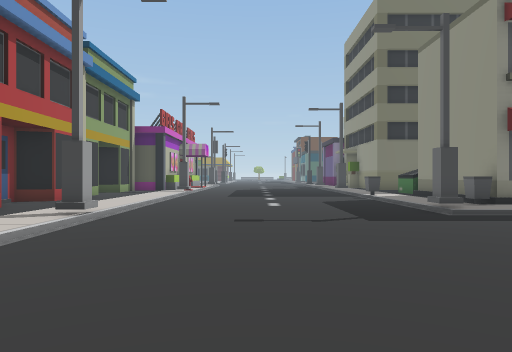
View 1 (above)

17 first-person views from a walk through a scene from a Unity 3-D project. The camera is 1.4 m above the floor, looks level and sees 70° across. The floor is counted in squares, 2 m on a side. Each view is taken from the middle of a square. On the plan, view 1 faces up. The plan holds only what a view shows up to about 11 squares ahead; the rest is blank. The place goes on beyond the plan. The player character is not drawn. Some animated figures are left out.

View 2
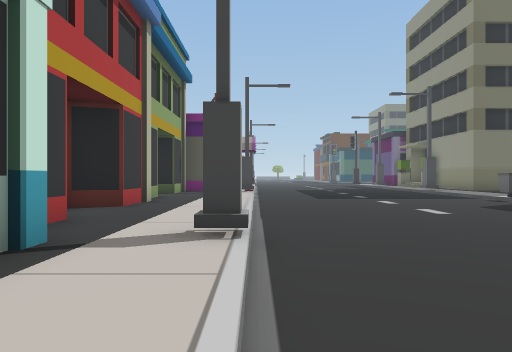

View 3
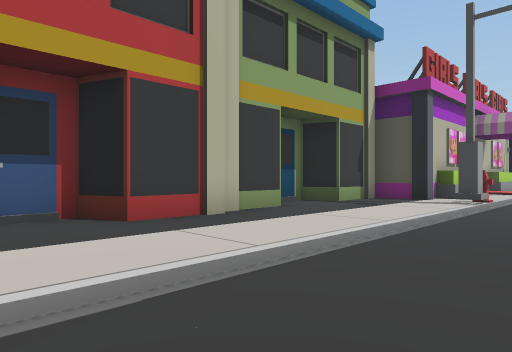

View 4
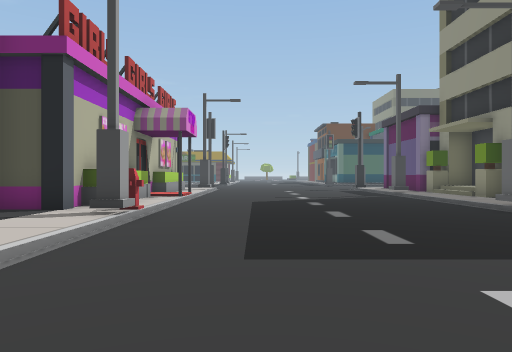

View 5
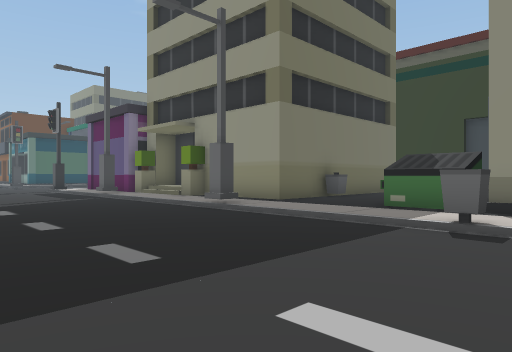

View 6
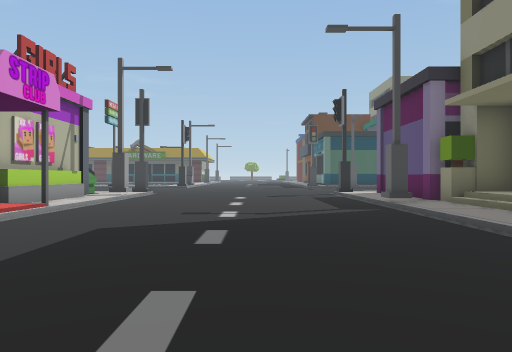

View 7
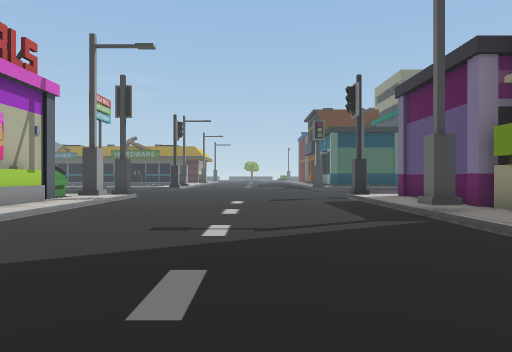

View 8
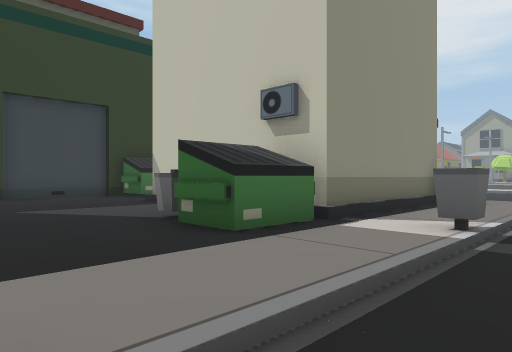

View 9
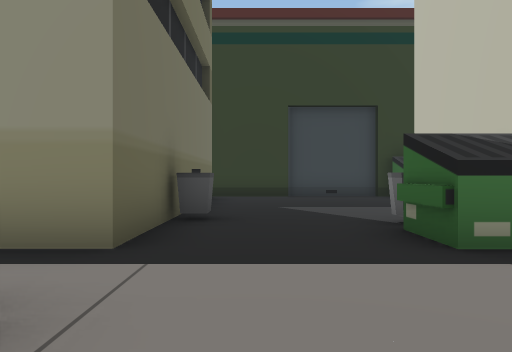

View 10
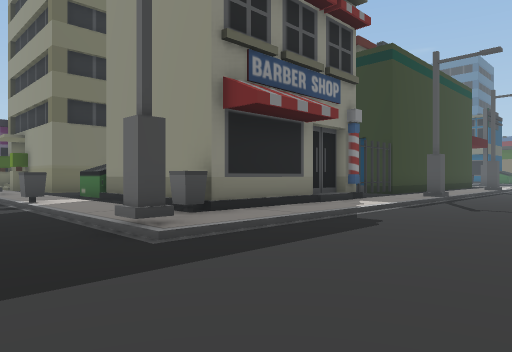

View 11
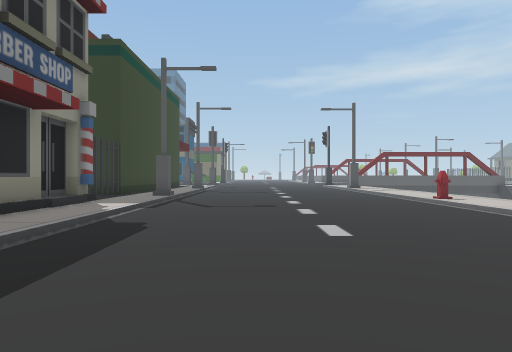

View 12
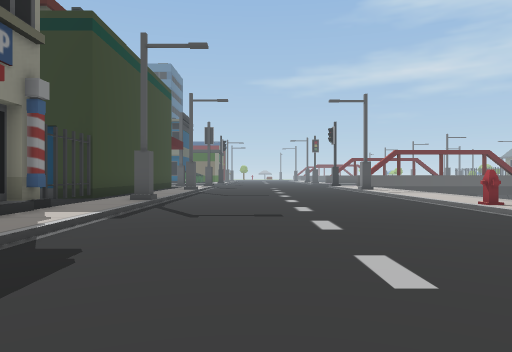

View 13
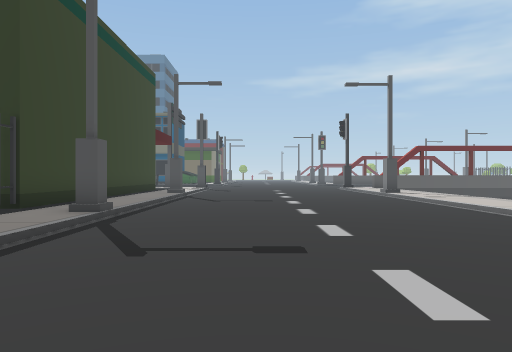

View 14
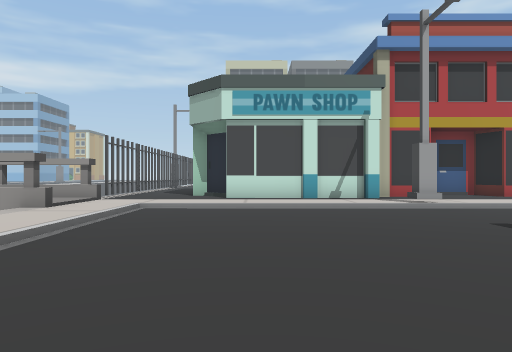

View 15
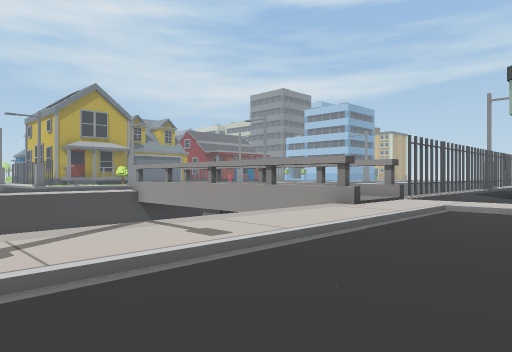

View 16
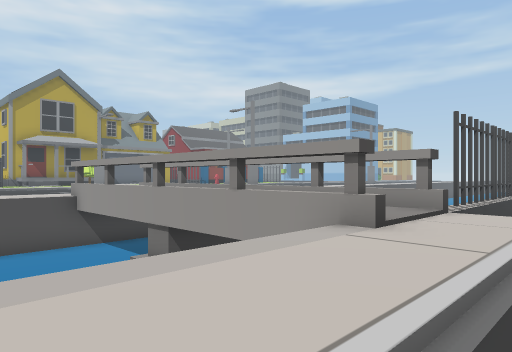

View 17
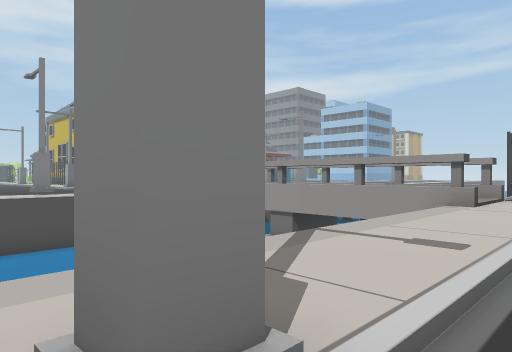

### Floor plan
Key: @ floor where view 1 was taken; # wall or solid block; x gap in a wall; . main floor; : floor 0.25 m higher than the main floor; / step, stairs or slope; v drop or lower ground; B bin; U building; H hydrant; M dumpster.
Columns run from 7 left of view 1 to 18 right of it. Each row starts with its distance up from view 1.
 29  MM:/....../:#
 28  MM:#....../:#
 27   #U/....../:#
 26   #U/....../:#
 25   #U/......#:U
 24   #U/......//
 23     /......//
 22    U/....../:U
 21    U/....../:#
 20   #U/....../:#
 19   #U/....../:#
 18  ##:H......#:##B####:#
 17  #::#....../:::::::::#
 16 ##::/....../:::::::::#
 15 #:::/....../:MBB:::::#
 14  :::/....../:MM :::::#
 13  #::/......B:##  ##:M#
 12  #::/....../:#      M#
 11  #::/....../:#       #
 10 ##::/....../:## ### :#####
  9 #:::/....../:B###/####::::
  8 ##::/......#:::::/::#:::::
  7  #::#.....................
  6  ##:/.....................
  5   #:/.....................
  4   #:/.....................
  3   #:/.....................
  2  ##:/.....................
  1   ::/.....................
  0 ::::/::@::::#:  :::H::::::
 -1 xvx#//::::::::   :::::::::
 -2    # #
 -3    # #
 -4    # #
 -5    # #
 -6    # #
 -7    # #
 -8    # #vv  vv
 -9      #vv  vv

Where each view was taken, in squares from view 1:
view 1: 0 up, 0 right, facing up
view 2: 3 up, 3 left, facing up
view 3: 8 up, 1 left, facing up-left
view 4: 11 up, 1 left, facing up
view 5: 12 up, 1 left, facing up-right
view 6: 16 up, 1 right, facing up
view 7: 18 up, 1 right, facing up
view 8: 18 up, 3 right, facing down-right
view 9: 17 up, 3 right, facing right
view 10: 4 up, 2 right, facing up-right
view 11: 5 up, 2 right, facing right
view 12: 5 up, 4 right, facing right
view 13: 5 up, 7 right, facing right
view 14: 3 up, 5 right, facing left
view 15: 3 up, 5 right, facing down-left
view 16: 1 up, 2 right, facing down-left
view 17: 1 up, 6 right, facing down-left
